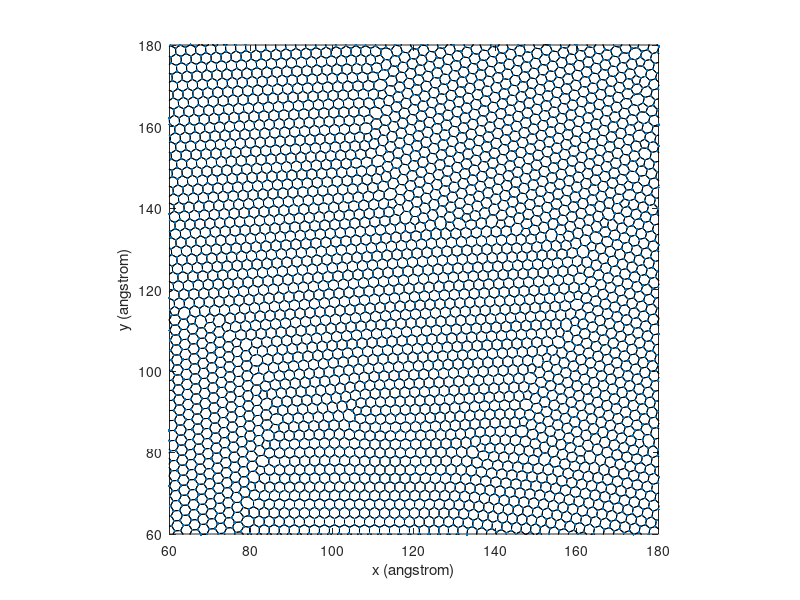

MATLAB code for this plot:
clear;
clf;hold on;
xy=load('xy.txt');
neighbor = load('neighbor_atomic.txt');
bands = zeros(sum(neighbor(:,1))*3,2);
i = 1;
for n = 1:size(xy,1)
    for k=1:neighbor(n,1)
        bands(i,:) = xy(n,:); i=i+1;
        bands(i,:) = xy(neighbor(n,1+k)+1,:); i=i+1;
        bands(i,:) = [NaN,NaN]; i=i+1;
    end
end
plot(bands(:,1),bands(:,2),'-k')
plot(xy(:,1),xy(:,2),'.');
axis equal;
box on
xlim([60,180]);
ylim([60,180]);
xlabel('x (angstrom)');
ylabel('y (angstrom)');